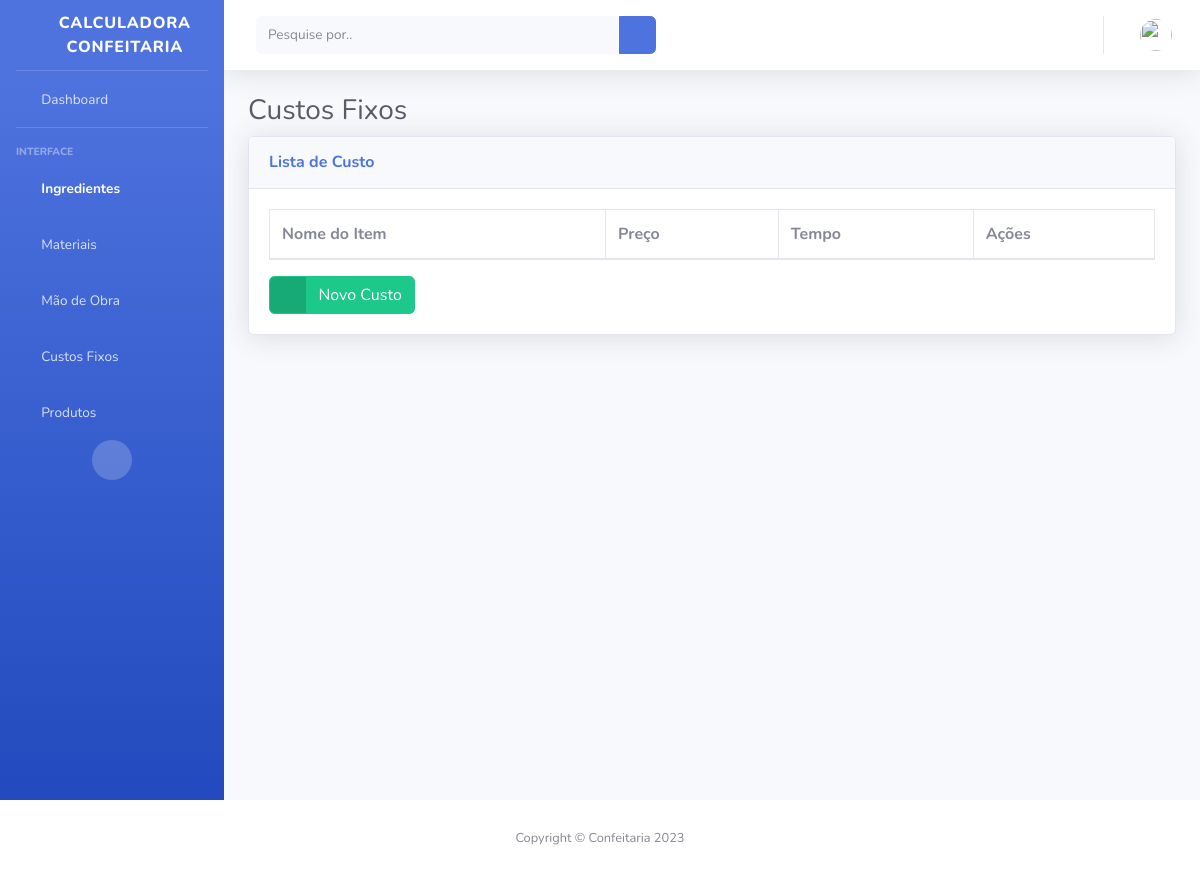
Page /cost-list (signed in) on the earlier database version.
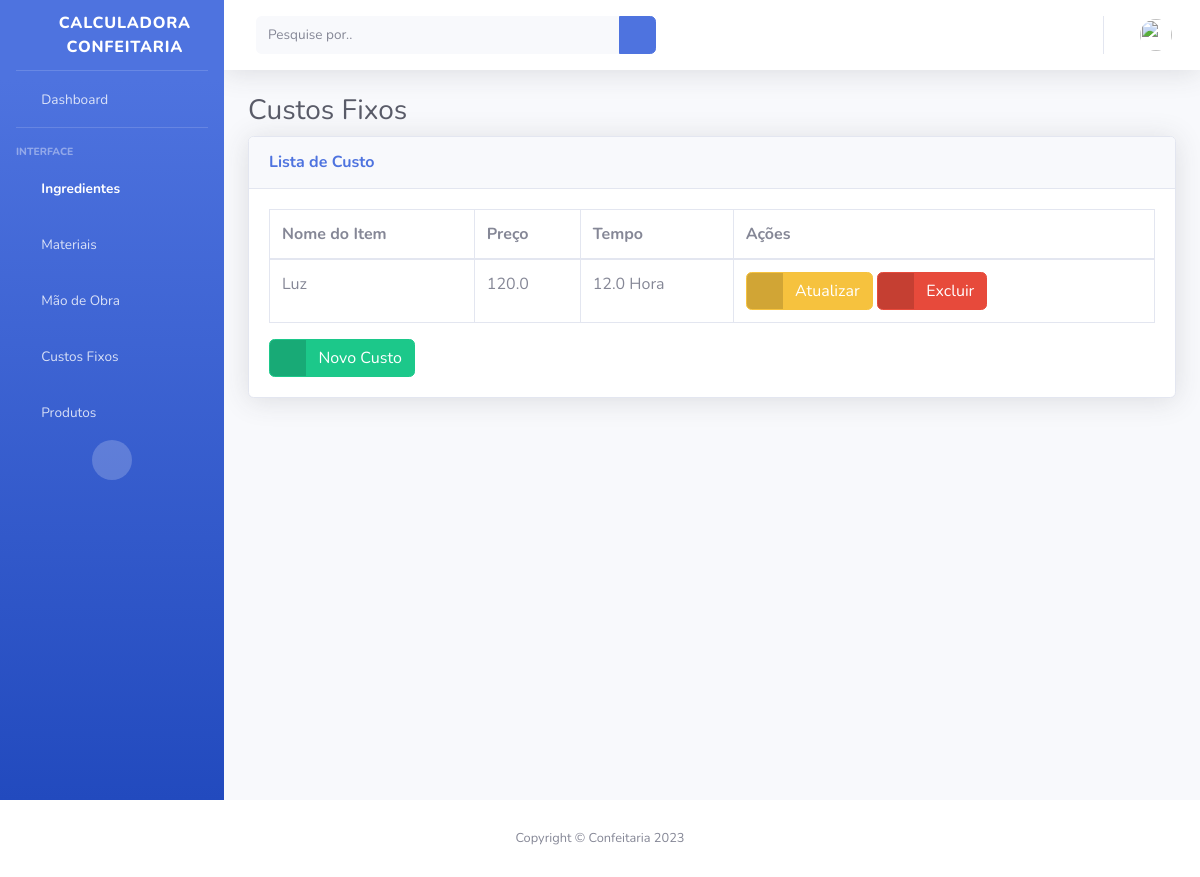
Same page on the later database version.
### myapp/models.py (models this page shows, shortened)
class Cost(models.Model):
    user = models.ForeignKey(CustomUser, blank=True, on_delete=models.CASCADE)
    name = models.CharField(_("Nome do Custo:"), db_column='name', max_length=100, blank=False)
    price = models.FloatField(_("Preço (R$):"), db_column='price', blank=False)
    hours = models.FloatField(
        _("Horas Mensais:"), db_column='hours', blank=False)
    time = models.CharField(_("Tempo de Medida:"), max_length=15, choices=TIME_CHOICES)
    class Meta:
        ordering = ["name"]

### myapp/views.py (the view)
# urls.py: path('cost-list', views.costList, name='cost-list'),
@login_required
def costList(request):
    current_user = request.user
    costs = current_user.cost_set.all()
    return render(request, "cost-list.html",
                  {'costs': costs})

### myapp/templates/cost-list.html
{% extends "base.html" %}
{% block content %}
<h1 class="h3 mb-2 text-gray-800">Custos Fixos</h1>
<div class="card shadow mb-4">
    <div class="card-header py-3">
        <h6 class="m-0 font-weight-bold text-primary">Lista de Custo</h6>
    </div>
    <div class="card-body">
        <div class="table-responsive">
            <table class="table table-bordered" id="dataTable" width=100%" cellspacing="0">
                    <thead>
                        <tr>
                            <th>Nome do Item</th>
                            <th>Preço</th>
                            <th>Tempo</th>
                            <th>Ações</th>
                        </tr>
                    </thead>
                    <tbody>
                        {% for cost in costs %}
                        <tr>
                            <td>{{ cost.name }}</td>
                            <td>{{ cost.price }}</td>
                            <td>{{ cost.hours }}{{" "}}{{ cost.time }}</td>
                            <td>
                                <a href="/cost-update/{{ cost.id }}" class="btn btn-warning btn-icon-split">
                                    <span class="icon text-white-50">
                                        <i class="fas fa-edit"></i>
                                    </span>
                                    <span class="text">Atualizar</span>
                                </a>
                                <a href="/cost-delete/{{ cost.id }}" class="btn btn-danger btn-icon-split">
                                    <span class="icon text-white-50">
                                        <i class="fas fa-trash"></i>
                                    </span>
                                    <span class="text">Excluir</span>
                                </a>
                            </td>
                        </tr>
                        {% endfor %}
                    </tbody>
            </table>
            <a href="{%url 'cost-create' %}" class="btn btn-success btn-icon-split">
                <span class="icon text-white-50">
                <i class="fas fa-plus"></i>
                </span>
                <span class="text">Novo Custo</span>
            </a>
        </div>
    </div>
</div>
{% endblock %}

Differences in the rows shown:
added Cost: name "Luz", price "120.0", hours "12.0", time "Hora"
